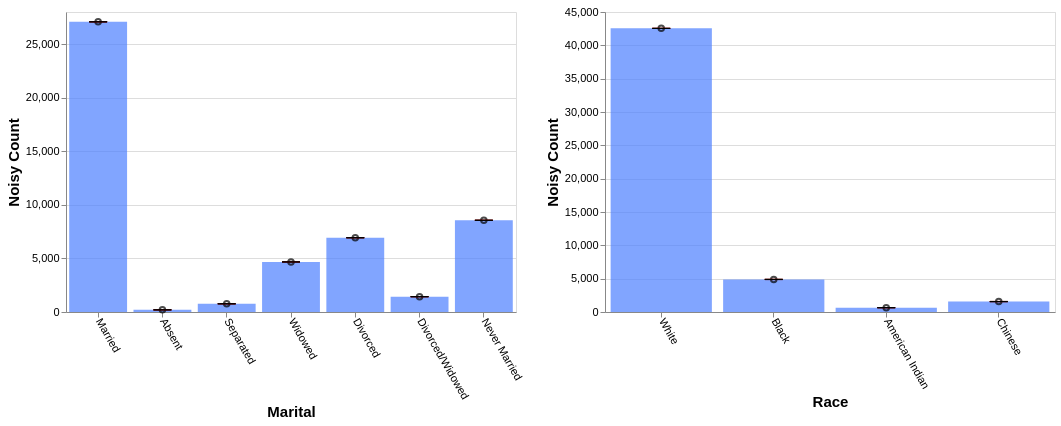

Vega-Lite specification stored for this chart:
### Vega-Lite specification from a JSON file in a GitHub repository (floating-point values rounded to 4 significant figures)
{"config": {"view": {"continuousWidth": 400, "continuousHeight": 300}, "axis": {"labelFontSize": 11, "titleFontSize": 15}, "axisBottom": {"labelAngle": 60}}, "hconcat": [{"layer": [{"mark": "bar", "encoding": {"color": {"value": "transparent"}, "tooltip": [{"aggregate": "sum", "field": "noisy_count", "title": "noisy count", "type": "quantitative"}, {"aggregate": "sum", "field": "noisy_count_prev", "title": "prev count", "type": "quantitative"}, {"aggregate": "sum", "field": "error", "title": "current error", "type": "quantitative"}, {"aggregate": "sum", "field": "error_prev", "title": "prev error", "type": "quantitative"}], "x": {"field": "marital", "sort": null, "title": "Marital", "type": "ordinal"}}, "height": 300, "selection": {"selector597": {"type": "interval", "encodings": ["x"]}}, "transform": [{"filter": {"selection": "selector598"}}], "width": 450}, {"mark": {"type": "bar", "color": "gray", "opacity": 0}, "encoding": {"x": {"field": "marital", "sort": null, "title": "Marital", "type": "ordinal"}, "y": {"aggregate": "sum", "field": "noisy_count_prev", "type": "quantitative"}}, "transform": [{"filter": {"selection": "selector598"}}]}, {"mark": {"type": "bar", "color": "#4C7FFF", "opacity": 0.7}, "encoding": {"x": {"field": "marital", "sort": null, "title": "Marital", "type": "ordinal"}, "y": {"aggregate": "sum", "field": "noisy_count", "type": "quantitative"}}, "transform": [{"filter": {"selection": "selector598"}}]}, {"mark": {"type": "point", "color": "black", "opacity": 0.7}, "encoding": {"x": {"field": "marital", "sort": null, "title": "Marital", "type": "ordinal"}, "y": {"aggregate": "sum", "field": "noisy_count", "title": "Noisy Count", "type": "quantitative"}}, "transform": [{"filter": {"selection": "selector598"}}]}, {"mark": {"type": "rule", "color": "#B6B6B6", "size": 2, "strokeDash": [3, 3]}, "encoding": {"x": {"field": "marital", "sort": null, "title": "Marital", "type": "ordinal"}, "y": {"aggregate": "sum", "field": "plus_error_prev_marital", "title": "", "type": "quantitative"}, "y2": {"aggregate": "sum", "field": "minus_error_prev_marital", "title": ""}}, "transform": [{"filter": {"selection": "selector598"}}]}, {"mark": {"type": "tick", "color": "#B90000", "size": 0, "strokeDash": [1, 1]}, "encoding": {"x": {"field": "marital", "sort": null, "title": "Marital", "type": "ordinal"}, "y": {"aggregate": "sum", "field": "plus_error_prev_marital", "type": "quantitative"}}, "transform": [{"filter": {"selection": "selector598"}}]}, {"mark": {"type": "tick", "color": "#B90000", "size": 0, "strokeDash": [3, 1]}, "encoding": {"x": {"field": "marital", "sort": null, "title": "Marital", "type": "ordinal"}, "y": {"aggregate": "sum", "field": "minus_error_prev_marital", "type": "quantitative"}}, "transform": [{"filter": {"selection": "selector598"}}]}, {"mark": {"type": "rule", "color": "black", "size": 2}, "encoding": {"x": {"field": "marital", "sort": null, "title": "Marital", "type": "ordinal"}, "y": {"aggregate": "sum", "field": "plus_error", "title": "", "type": "quantitative"}, "y2": {"aggregate": "sum", "field": "minus_error", "title": ""}}, "transform": [{"filter": {"selection": "selector598"}}]}, {"mark": {"type": "tick", "color": "black", "width": 0}, "encoding": {"x": {"field": "marital", "sort": null, "title": "Marital", "type": "ordinal"}, "y": {"aggregate": "sum", "field": "plus_error", "type": "quantitative"}}, "transform": [{"filter": {"selection": "selector598"}}]}, {"mark": {"type": "tick", "color": "black", "width": 0}, "encoding": {"x": {"field": "marital", "sort": null, "title": "Marital", "type": "ordinal"}, "y": {"aggregate": "sum", "field": "minus_error", "type": "quantitative"}}, "transform": [{"filter": {"selection": "selector598"}}]}]}, {"layer": [{"mark": "bar", "encoding": {"color": {"value": "transparent"}, "tooltip": [{"aggregate": "sum", "field": "noisy_count", "title": "noisy count", "type": "quantitative"}, {"aggregate": "sum", "field": "noisy_count_prev", "title": "prev count", "type": "quantitative"}, {"aggregate": "sum", "field": "error", "title": "current error", "type": "quantitative"}, {"aggregate": "sum", "field": "error_prev", "title": "prev error", "type": "quantitative"}], "x": {"field": "race", "sort": null, "title": "Race", "type": "ordinal"}}, "height": 300, "selection": {"selector598": {"type": "interval", "encodings": ["x"]}}, "transform": [{"filter": {"selection": "selector597"}}], "width": 450}, {"mark": {"type": "bar", "color": "gray", "opacity": 0}, "encoding": {"x": {"field": "race", "sort": null, "title": "Race", "type": "ordinal"}, "y": {"aggregate": "sum", "field": "noisy_count_prev", "type": "quantitative"}}, "transform": [{"filter": {"selection": "selector597"}}]}, {"mark": {"type": "bar", "color": "#4C7FFF", "opacity": 0.7}, "encoding": {"x": {"field": "race", "sort": null, "title": "Race", "type": "ordinal"}, "y": {"aggregate": "sum", "field": "noisy_count", "type": "quantitative"}}, "transform": [{"filter": {"selection": "selector597"}}]}, {"mark": {"type": "point", "color": "black", "opacity": 0.7}, "encoding": {"x": {"field": "race", "sort": null, "title": "Race", "type": "ordinal"}, "y": {"aggregate": "sum", "field": "noisy_count", "title": "Noisy Count", "type": "quantitative"}}, "transform": [{"filter": {"selection": "selector597"}}]}, {"mark": {"type": "rule", "color": "#B6B6B6", "size": 2, "strokeDash": [3, 3]}, "encoding": {"x": {"field": "race", "sort": null, "title": "Race", "type": "ordinal"}, "y": {"aggregate": "sum", "field": "plus_error_prev_race", "title": "", "type": "quantitative"}, "y2": {"aggregate": "sum", "field": "minus_error_prev_race", "title": ""}}, "transform": [{"filter": {"selection": "selector597"}}]}, {"mark": {"type": "tick", "color": "#B90000", "size": 0, "strokeDash": [1, 1]}, "encoding": {"x": {"field": "race", "sort": null, "title": "Race", "type": "ordinal"}, "y": {"aggregate": "sum", "field": "plus_error_prev_race", "type": "quantitative"}}, "transform": [{"filter": {"selection": "selector597"}}]}, {"mark": {"type": "tick", "color": "#B90000", "size": 0, "strokeDash": [3, 1]}, "encoding": {"x": {"field": "race", "sort": null, "title": "Race", "type": "ordinal"}, "y": {"aggregate": "sum", "field": "minus_error_prev_race", "type": "quantitative"}}, "transform": [{"filter": {"selection": "selector597"}}]}, {"mark": {"type": "rule", "color": "black", "size": 2}, "encoding": {"x": {"field": "race", "sort": null, "title": "Race", "type": "ordinal"}, "y": {"aggregate": "sum", "field": "plus_error", "title": "", "type": "quantitative"}, "y2": {"aggregate": "sum", "field": "minus_error", "title": ""}}, "transform": [{"filter": {"selection": "selector597"}}]}, {"mark": {"type": "tick", "color": "black", "width": 0}, "encoding": {"x": {"field": "race", "sort": null, "title": "Race", "type": "ordinal"}, "y": {"aggregate": "sum", "field": "plus_error", "type": "quantitative"}}, "transform": [{"filter": {"selection": "selector597"}}]}, {"mark": {"type": "tick", "color": "black", "width": 0}, "encoding": {"x": {"field": "race", "sort": null, "title": "Race", "type": "ordinal"}, "y": {"aggregate": "sum", "field": "minus_error", "type": "quantitative"}}, "transform": [{"filter": {"selection": "selector597"}}]}]}], "data": {"name": "data-8027d5dd6cd4df11ddc785d6d43e1ca9"}, "$schema": "https://vega.github.io/schema/vega-lite/v4.17.0.json", "datasets": {"data-8027d5dd6cd4df11ddc785d6d43e1ca9": [{"marital": "Married", "race": "White", "noisy_count": 24270.0, "true_count": 24270.0, "plus_error": 24270.0, "minus_error": 24270.0, "error": 3.1, "noisy_count_prev": 24270.0, "true_count_prev": 24270.0, "plus_error_prev": 24270.0, "minus_error_prev": 24260.0, "error_prev": 3.5, "plus_error_prev_marital": 24270.0, "minus_error_prev_marital": 24260.0, "plus_error_prev_race": 24270.0, "minus_error_prev_race": 24260.0}, {"marital": "Married", "race": "Black", "noisy_count": 1678.0, "true_count": 1667.0, "plus_error": 1681.0, "minus_error": 1674.0, "error": 3.1, "noisy_count_prev": 1678.0, "true_count_prev": 1667.0, "plus_error_prev": 1681.0, "minus_error_prev": 1674.0, "error_prev": 3.5, "plus_error_prev_marital": 1681.0, "minus_error_prev_marital": 1674.0, "plus_error_prev_race": 1681.0, "minus_error_prev_race": 1674.0}, {"marital": "Married", "race": "American Indian", "noisy_count": 269.8, "true_count": 266.0, "plus_error": 272.9, "minus_error": 266.7, "error": 3.1, "noisy_count_prev": 269.7, "true_count_prev": 266.0, "plus_error_prev": 273.2, "minus_error_prev": 266.2, "error_prev": 3.5, "plus_error_prev_marital": 273.3, "minus_error_prev_marital": 266.3, "plus_error_prev_race": 273.5, "minus_error_prev_race": 266.5}, {"marital": "Married", "race": "Chinese", "noisy_count": 866.6, "true_count": 863.0, "plus_error": 869.7, "minus_error": 863.4, "error": 3.1, "noisy_count_prev": 866.8, "true_count_prev": 863.0, "plus_error_prev": 870.3, "minus_error_prev": 863.2, "error_prev": 3.5, "plus_error_prev_marital": 870.4, "minus_error_prev_marital": 863.3, "plus_error_prev_race": 870.5, "minus_error_prev_race": 863.4}, {"marital": "Absent", "race": "White", "noisy_count": 98.8, "true_count": 94.0, "plus_error": 101.9, "minus_error": 95.6, "error": 3.1, "noisy_count_prev": 98.5, "true_count_prev": 94.0, "plus_error_prev": 102.1, "minus_error_prev": 95.0, "error_prev": 3.5, "plus_error_prev_marital": 102.2, "minus_error_prev_marital": 95.15, "plus_error_prev_race": 102.2, "minus_error_prev_race": 95.1}, {"marital": "Absent", "race": "Black", "noisy_count": 12.3, "true_count": 16.0, "plus_error": 15.5, "minus_error": 9.2, "error": 3.1, "noisy_count_prev": 12.2, "true_count_prev": 16.0, "plus_error_prev": 15.7, "minus_error_prev": 8.6, "error_prev": 3.5, "plus_error_prev_marital": 15.85, "minus_error_prev_marital": 8.75, "plus_error_prev_race": 15.63, "minus_error_prev_race": 8.529}, {"marital": "Absent", "race": "American Indian", "noisy_count": 29.3, "true_count": 0.0, "plus_error": 32.4, "minus_error": 26.1, "error": 3.1, "noisy_count_prev": 29.1, "true_count_prev": 0.0, "plus_error_prev": 32.6, "minus_error_prev": 25.6, "error_prev": 3.5, "plus_error_prev_marital": 32.75, "minus_error_prev_marital": 25.75, "plus_error_prev_race": 32.89, "minus_error_prev_race": 25.89}, {"marital": "Absent", "race": "Chinese", "noisy_count": 59.1, "true_count": 7.0, "plus_error": 62.3, "minus_error": 56.0, "error": 3.1, "noisy_count_prev": 59.1, "true_count_prev": 7.0, "plus_error_prev": 62.6, "minus_error_prev": 55.5, "error_prev": 3.5, "plus_error_prev_marital": 62.75, "minus_error_prev_marital": 55.65, "plus_error_prev_race": 62.76, "minus_error_prev_race": 55.66}, {"marital": "Separated", "race": "White", "noisy_count": 581.8, "true_count": 567.0, "plus_error": 585.0, "minus_error": 578.7, "error": 3.1, "noisy_count_prev": 581.5, "true_count_prev": 567.0, "plus_error_prev": 585.0, "minus_error_prev": 578.0, "error_prev": 3.5, "plus_error_prev_marital": 585.2, "minus_error_prev_marital": 578.2, "plus_error_prev_race": 585.1, "minus_error_prev_race": 578.1}, {"marital": "Separated", "race": "Black", "noisy_count": 85.1, "true_count": 84.0, "plus_error": 88.2, "minus_error": 81.9, "error": 3.1, "noisy_count_prev": 85.0, "true_count_prev": 84.0, "plus_error_prev": 88.6, "minus_error_prev": 81.5, "error_prev": 3.5, "plus_error_prev_marital": 88.77, "minus_error_prev_marital": 81.67, "plus_error_prev_race": 88.53, "minus_error_prev_race": 81.43}, {"marital": "Separated", "race": "American Indian", "noisy_count": 16.6, "true_count": 13.0, "plus_error": 19.8, "minus_error": 13.5, "error": 3.1, "noisy_count_prev": 16.7, "true_count_prev": 13.0, "plus_error_prev": 20.2, "minus_error_prev": 13.2, "error_prev": 3.5, "plus_error_prev_marital": 20.37, "minus_error_prev_marital": 13.37, "plus_error_prev_race": 20.49, "minus_error_prev_race": 13.49}, {"marital": "Separated", "race": "Chinese", "noisy_count": 82.1, "true_count": 47.0, "plus_error": 85.2, "minus_error": 79.0, "error": 3.1, "noisy_count_prev": 81.7, "true_count_prev": 47.0, "plus_error_prev": 85.3, "minus_error_prev": 78.2, "error_prev": 3.5, "plus_error_prev_marital": 85.47, "minus_error_prev_marital": 78.37, "plus_error_prev_race": 85.46, "minus_error_prev_race": 78.36}, {"marital": "Widowed", "race": "White", "noisy_count": 4047.0, "true_count": 4078.0, "plus_error": 4050.0, "minus_error": 4044.0, "error": 3.1, "noisy_count_prev": 4048.0, "true_count_prev": 4078.0, "plus_error_prev": 4051.0, "minus_error_prev": 4044.0, "error_prev": 3.5, "plus_error_prev_marital": 4051.0, "minus_error_prev_marital": 4044.0, "plus_error_prev_race": 4051.0, "minus_error_prev_race": 4044.0}, {"marital": "Widowed", "race": "Black", "noisy_count": 486.0, "true_count": 543.0, "plus_error": 489.1, "minus_error": 482.8, "error": 3.1, "noisy_count_prev": 486.9, "true_count_prev": 543.0, "plus_error_prev": 490.4, "minus_error_prev": 483.3, "error_prev": 3.5, "plus_error_prev_marital": 490.3, "minus_error_prev_marital": 483.2, "plus_error_prev_race": 490.3, "minus_error_prev_race": 483.2}, {"marital": "Widowed", "race": "American Indian", "noisy_count": 46.5, "true_count": 35.0, "plus_error": 49.6, "minus_error": 43.3, "error": 3.1, "noisy_count_prev": 45.2, "true_count_prev": 35.0, "plus_error_prev": 48.7, "minus_error_prev": 41.6, "error_prev": 3.5, "plus_error_prev_marital": 48.65, "minus_error_prev_marital": 41.55, "plus_error_prev_race": 48.99, "minus_error_prev_race": 41.89}, {"marital": "Widowed", "race": "Chinese", "noisy_count": 93.2, "true_count": 77.0, "plus_error": 96.3, "minus_error": 90.1, "error": 3.1, "noisy_count_prev": 93.2, "true_count_prev": 77.0, "plus_error_prev": 96.7, "minus_error_prev": 89.7, "error_prev": 3.5, "plus_error_prev_marital": 96.65, "minus_error_prev_marital": 89.65, "plus_error_prev_race": 96.86, "minus_error_prev_race": 89.86}, {"marital": "Divorced", "race": "White", "noisy_count": 5956.0, "true_count": 5901.0, "plus_error": 5960.0, "minus_error": 5953.0, "error": 3.1, "noisy_count_prev": 5955.0, "true_count_prev": 5901.0, "plus_error_prev": 5959.0, "minus_error_prev": 5952.0, "error_prev": 3.5, "plus_error_prev_marital": 5959.0, "minus_error_prev_marital": 5952.0, "plus_error_prev_race": 5959.0, "minus_error_prev_race": 5952.0}, {"marital": "Divorced", "race": "Black", "noisy_count": 766.8, "true_count": 750.0, "plus_error": 769.9, "minus_error": 763.7, "error": 3.1, "noisy_count_prev": 766.6, "true_count_prev": 750.0, "plus_error_prev": 770.2, "minus_error_prev": 763.1, "error_prev": 3.5, "plus_error_prev_marital": 770.7, "minus_error_prev_marital": 763.6, "plus_error_prev_race": 770.1, "minus_error_prev_race": 763.0}, {"marital": "Divorced", "race": "American Indian", "noisy_count": 88.4, "true_count": 94.0, "plus_error": 91.5, "minus_error": 85.2, "error": 3.1, "noisy_count_prev": 87.9, "true_count_prev": 94.0, "plus_error_prev": 91.4, "minus_error_prev": 84.3, "error_prev": 3.5, "plus_error_prev_marital": 91.9, "minus_error_prev_marital": 84.8, "plus_error_prev_race": 91.69, "minus_error_prev_race": 84.59}, {"marital": "Divorced", "race": "Chinese", "noisy_count": 119.0, "true_count": 105.0, "plus_error": 122.1, "minus_error": 115.8, "error": 3.1, "noisy_count_prev": 118.6, "true_count_prev": 105.0, "plus_error_prev": 122.2, "minus_error_prev": 115.1, "error_prev": 3.5, "plus_error_prev_marital": 122.7, "minus_error_prev_marital": 115.6, "plus_error_prev_race": 122.4, "minus_error_prev_race": 115.3}, {"marital": "Divorced/Widowed", "race": "White", "noisy_count": 1012.0, "true_count": 1005.0, "plus_error": 1015.0, "minus_error": 1008.0, "error": 3.1, "noisy_count_prev": 1012.0, "true_count_prev": 1005.0, "plus_error_prev": 1015.0, "minus_error_prev": 1008.0, "error_prev": 3.5, "plus_error_prev_marital": 1015.0, "minus_error_prev_marital": 1008.0, "plus_error_prev_race": 1015.0, "minus_error_prev_race": 1008.0}, {"marital": "Divorced/Widowed", "race": "Black", "noisy_count": 321.3, "true_count": 344.0, "plus_error": 324.4, "minus_error": 318.1, "error": 3.1, "noisy_count_prev": 321.6, "true_count_prev": 344.0, "plus_error_prev": 325.1, "minus_error_prev": 318.0, "error_prev": 3.5, "plus_error_prev_marital": 325.2, "minus_error_prev_marital": 318.1, "plus_error_prev_race": 325.0, "minus_error_prev_race": 317.9}, {"marital": "Divorced/Widowed", "race": "American Indian", "noisy_count": 62.0, "true_count": 21.0, "plus_error": 65.2, "minus_error": 58.9, "error": 3.1, "noisy_count_prev": 61.7, "true_count_prev": 21.0, "plus_error_prev": 65.2, "minus_error_prev": 58.1, "error_prev": 3.5, "plus_error_prev_marital": 65.25, "minus_error_prev_marital": 58.15, "plus_error_prev_race": 65.49, "minus_error_prev_race": 58.39}, {"marital": "Divorced/Widowed", "race": "Chinese", "noisy_count": 32.8, "true_count": 33.0, "plus_error": 35.9, "minus_error": 29.6, "error": 3.1, "noisy_count_prev": 32.6, "true_count_prev": 33.0, "plus_error_prev": 36.2, "minus_error_prev": 29.1, "error_prev": 3.5, "plus_error_prev_marital": 36.25, "minus_error_prev_marital": 29.15, "plus_error_prev_race": 36.36, "minus_error_prev_race": 29.26}, {"marital": "Never Married", "race": "White", "noisy_count": 6582.0, "true_count": 6590.0, "plus_error": 6585.0, "minus_error": 6578.0, "error": 3.1, "noisy_count_prev": 6582.0, "true_count_prev": 6590.0, "plus_error_prev": 6586.0, "minus_error_prev": 6579.0, "error_prev": 3.5, "plus_error_prev_marital": 6586.0, "minus_error_prev_marital": 6579.0, "plus_error_prev_race": 6586.0, "minus_error_prev_race": 6579.0}, {"marital": "Never Married", "race": "Black", "noisy_count": 1539.0, "true_count": 1525.0, "plus_error": 1542.0, "minus_error": 1536.0, "error": 3.1, "noisy_count_prev": 1539.0, "true_count_prev": 1525.0, "plus_error_prev": 1542.0, "minus_error_prev": 1535.0, "error_prev": 3.5, "plus_error_prev_marital": 1542.0, "minus_error_prev_marital": 1535.0, "plus_error_prev_race": 1542.0, "minus_error_prev_race": 1535.0}, {"marital": "Never Married", "race": "American Indian", "noisy_count": 132.4, "true_count": 132.0, "plus_error": 135.6, "minus_error": 129.3, "error": 3.1, "noisy_count_prev": 132.7, "true_count_prev": 132.0, "plus_error_prev": 136.2, "minus_error_prev": 129.2, "error_prev": 3.5, "plus_error_prev_marital": 136.1, "minus_error_prev_marital": 129.1, "plus_error_prev_race": 136.5, "minus_error_prev_race": 129.5}, {"marital": "Never Married", "race": "Chinese", "noisy_count": 309.8, "true_count": 310.0, "plus_error": 313.0, "minus_error": 306.7, "error": 3.1, "noisy_count_prev": 309.5, "true_count_prev": 310.0, "plus_error_prev": 313.0, "minus_error_prev": 305.9, "error_prev": 3.5, "plus_error_prev_marital": 312.9, "minus_error_prev_marital": 305.8, "plus_error_prev_race": 313.2, "minus_error_prev_race": 306.1}]}}
